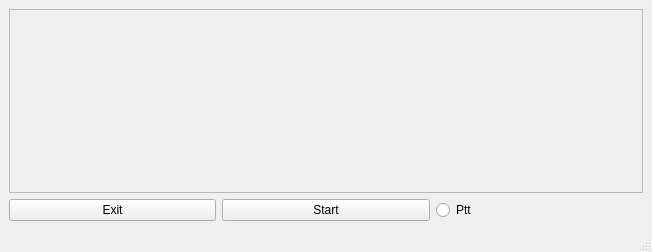
<?xml version="1.0" encoding="UTF-8"?>
<ui version="4.0">
 <class>MainWindow</class>
 <widget class="QMainWindow" name="MainWindow">
  <property name="geometry">
   <rect>
    <x>0</x>
    <y>0</y>
    <width>652</width>
    <height>252</height>
   </rect>
  </property>
  <property name="windowTitle">
   <string>MainWindow</string>
  </property>
  <widget class="QWidget" name="centralwidget">
   <layout class="QGridLayout" name="gridLayout_2">
    <item row="0" column="0">
     <layout class="QGridLayout" name="gridLayout">
      <item row="1" column="0">
       <widget class="QPushButton" name="pushExit">
        <property name="text">
         <string>Exit</string>
        </property>
       </widget>
      </item>
      <item row="1" column="1">
       <widget class="QPushButton" name="pushToogleHackrf">
        <property name="text">
         <string>Start</string>
        </property>
       </widget>
      </item>
      <item row="1" column="2">
       <widget class="QRadioButton" name="radioPtt">
        <property name="text">
         <string>Ptt</string>
        </property>
       </widget>
      </item>
      <item row="0" column="0" colspan="3">
       <widget class="CPlotter" name="plotter">
        <property name="sizePolicy">
         <sizepolicy hsizetype="Expanding" vsizetype="Expanding">
          <horstretch>0</horstretch>
          <verstretch>0</verstretch>
         </sizepolicy>
        </property>
        <property name="autoFillBackground">
         <bool>true</bool>
        </property>
        <property name="frameShape">
         <enum>QFrame::StyledPanel</enum>
        </property>
        <property name="frameShadow">
         <enum>QFrame::Raised</enum>
        </property>
       </widget>
      </item>
     </layout>
    </item>
   </layout>
  </widget>
  <widget class="QStatusBar" name="statusbar"/>
 </widget>
 <customwidgets>
  <customwidget>
   <class>CPlotter</class>
   <extends>QFrame</extends>
   <header>plotter.h</header>
   <container>1</container>
  </customwidget>
 </customwidgets>
 <resources/>
 <connections/>
</ui>
